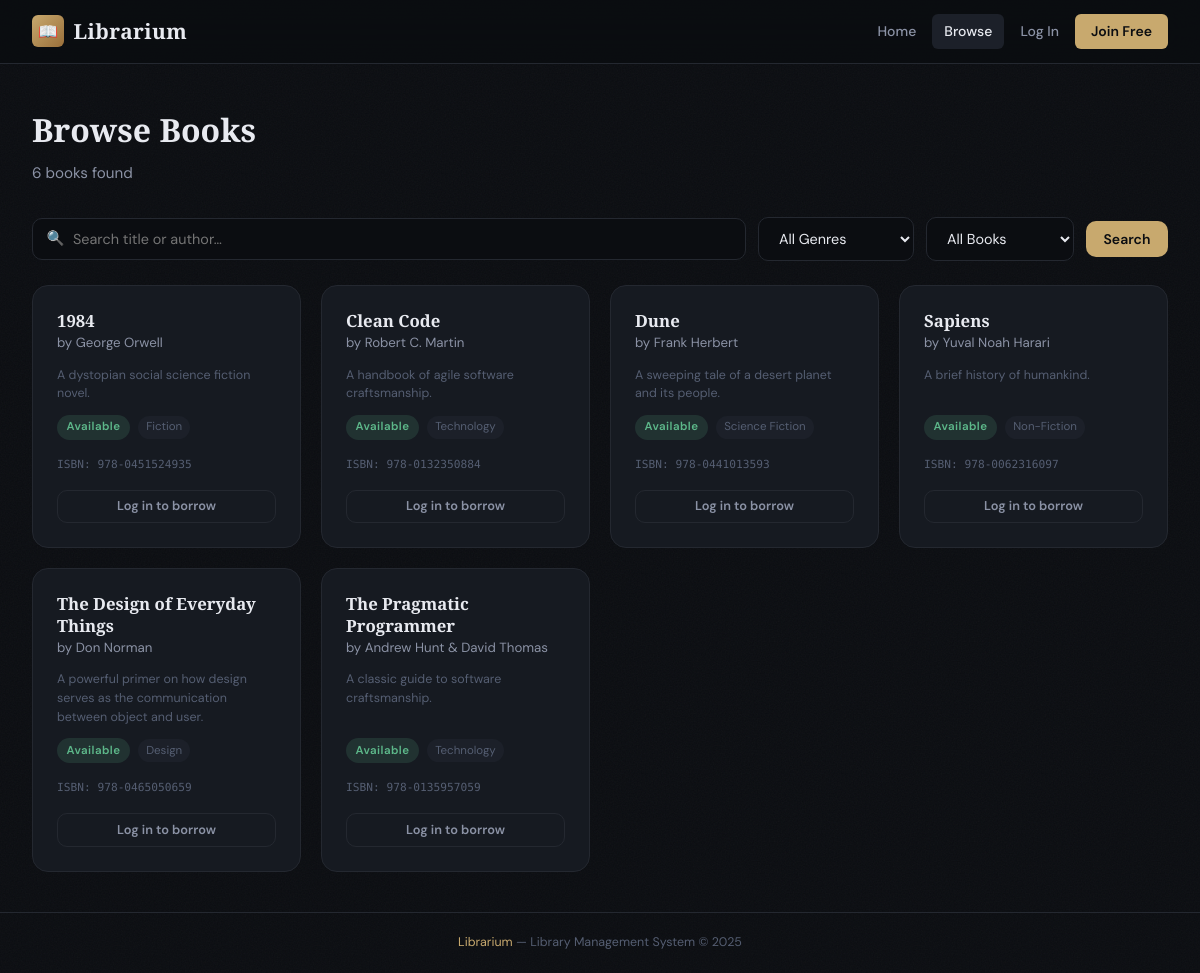
Before: /books with the older database file.
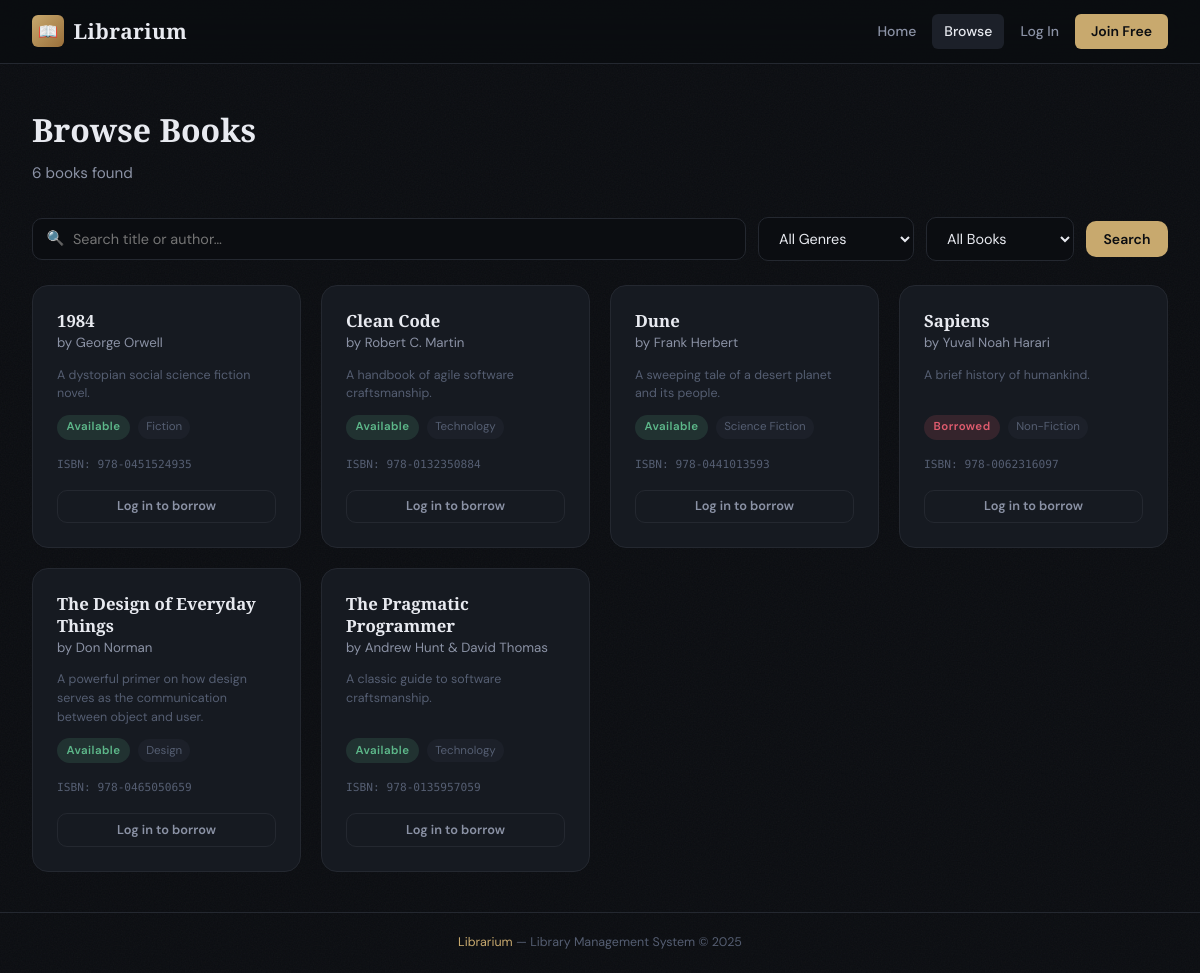
After: the same page with the newer database file.
### models.py (models this page shows, shortened)
class Book(db.Model):
    __tablename__ = "books"
    id = db.Column(db.Integer, primary_key=True)
    title = db.Column(db.String(200), nullable=False)
    author = db.Column(db.String(150), nullable=False)
    isbn = db.Column(db.String(20), unique=True, nullable=False, index=True)
    genre = db.Column(db.String(80), nullable=True)
    description = db.Column(db.Text, nullable=True)
    availability_status = db.Column(db.Boolean, default=True, nullable=False)  # True = available
    added_at = db.Column(db.DateTime, default=datetime.utcnow)
    borrowings = db.relationship("Borrowing", backref="book", lazy="dynamic")
    @property
    def is_available(self):
        return self.availability_status

### routes.py (the view)
@main.route("/books")
def books():
    search = request.args.get("q", "").strip()
    genre_filter = request.args.get("genre", "").strip()
    availability = request.args.get("availability", "all")
    query = Book.query
    if search:
        query = query.filter(
            Book.title.ilike(f"%{search}%") | Book.author.ilike(f"%{search}%")
        )
    if genre_filter:
        query = query.filter(Book.genre == genre_filter)
    if availability == "available":
        query = query.filter_by(availability_status=True)
    elif availability == "borrowed":
        query = query.filter_by(availability_status=False)
    all_books = query.order_by(Book.title).all()
    genres = db.session.query(Book.genre).filter(Book.genre.isnot(None)).distinct().all()
    genres = [g[0] for g in genres]
    return render_template("books.html", books=all_books, genres=genres,
                            search=search, genre_filter=genre_filter, availability=availability)

### routes.py (called while the page is built)
def current_user():
    if "user_id" in session:
        return User.query.get(session["user_id"])
    return None

@main.context_processor
def inject_user():
    return {"current_user": current_user()}

### templates/books.html (shortened to what this page needs)
{% extends "base.html" %}
{% block content %}
<div class="page-header flex items-center justify-between">
  <div>
    <h1>Browse Books</h1>
    <p>{{ books|length }} book{{ 's' if books|length != 1 else '' }} found</p>
  </div>
</div>
<form method="GET" action="{{ url_for('main.books') }}" class="search-bar">
  <div class="search-input-wrap">
    <span class="search-icon">🔍</span>
    <input type="text" name="q" value="{{ search }}" class="form-input" placeholder="Search title or author…">
  </div>
  <select name="genre" class="form-select" style="width:auto;min-width:140px">
    <option value="">All Genres</option>
  </select>
  <select name="availability" class="form-select" style="width:auto;min-width:140px">
    <option value="all"       {% if availability == 'all'       %}selected{% endif %}>All Books</option>
  </select>
  <button type="submit" class="btn btn-primary">Search</button>
</form>
{% if books %}
<div class="books-grid">
  {% for book in books %}
  <div class="book-card">
    <div>
      <div class="book-title">{{ book.title }}</div>
      <div class="book-author">by {{ book.author }}</div>
    </div>
    {% if book.description %}
      <p class="text-xs text-muted" style="line-height:1.5">{{ book.description[:110] }}{% if book.description|length > 110 %}…{% endif %}</p>
    {% endif %}
    <div class="book-meta">
      <span class="badge {% if book.is_available %}badge-available{% else %}badge-borrowed{% endif %}">
        {% if book.is_available %}Available{% else %}Borrowed{% endif %}
      </span>
      {% if book.genre %}<span class="book-genre">{{ book.genre }}</span>{% endif %}
    </div>
    <div class="book-isbn">ISBN: {{ book.isbn }}</div>
    <div style="display:flex;gap:.5rem;margin-top:.25rem">
      {% if current_user and not current_user.is_admin and book.is_available %}
        <form method="POST" action="{{ url_for('main.borrow_book', book_id=book.id) }}" style="flex:1">
          <button type="submit" class="btn btn-primary btn-sm w-full">Borrow</button>
        </form>
      {% elif not current_user %}
        <a href="{{ url_for('main.login') }}" class="btn btn-ghost btn-sm" style="flex:1;justify-content:center">Log in to borrow</a>
      {% elif current_user and not current_user.is_admin %}
        <button class="btn btn-ghost btn-sm" style="flex:1" disabled>Unavailable</button>
      {% endif %}
    </div>
  </div>
  {% endfor %}
</div>
{% endif %}
{% endblock %}

Changed rows visible on the page:
changed Book "Sapiens": availability_status "Available" → "Borrowed"
